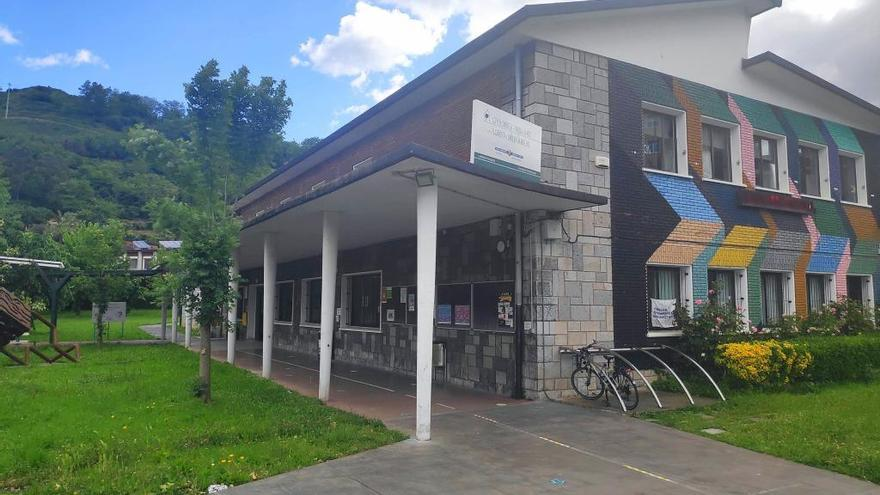
#> input picture DAM2/25-26/Acceso a Datos/2. Eval/AD_Erronka2/E2_T2_Client/src/img/elorfront.jpg, 880 x 495 px
$ python rotate_image.py '../../../../../Acceso a Datos/2. Eval/AD_Erronka2/E2_T2_Client/src/img/elorfront.jpg' 5 out.png
#> lines starting #> are read from the running program, lines starting #| are printed output that depends on the picture
#!/usr/bin/env python3
"""
Herramienta para rotar y voltear imágenes
"""
import sys
from PIL import Image
import os

def rotate_image(input_file, output_file=None, angle=90, flip=None):
    """Rota o voltea una imagen"""
#> called with output_file = 'out.png', angle = 5
    img = Image.open(input_file)
#> img is the input picture: PIL image 880x495 RGB; mean R, G, B 101.6, 114.1, 111.3

    if flip == 'horizontal':
        img = img.transpose(Image.Flip.LEFT_RIGHT)
        operation = "Volteada horizontalmente"
    elif flip == 'vertical':
        img = img.transpose(Image.Flip.TOP_BOTTOM)
        operation = "Volteada verticalmente"
    else:
        img = img.rotate(angle, expand=True)
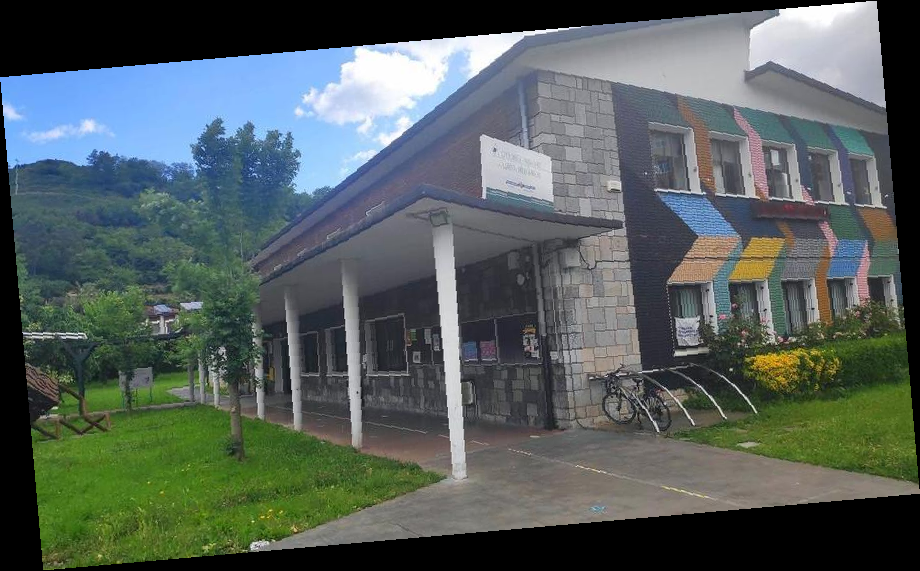
#> img: PIL image 920x571 RGB; mean R, G, B 84.2, 94.6, 92.3
        operation = f"Rotada {angle}°"

    if output_file is None:
        name, ext = os.path.splitext(input_file)
        output_file = f"{name}_rotated{ext}"

    img.save(output_file)
    print(f"✓ {operation}")
    print(f"  Guardada en: {output_file}")

if __name__ == "__main__":
    if len(sys.argv) < 2:
        print("Uso: python rotate_image.py imagen.jpg [angulo] [salida.jpg]")
        print("      python rotate_image.py imagen.jpg --flip horizontal [salida.jpg]")
        sys.exit(1)

    input_img = sys.argv[1]

    if "--flip" in sys.argv:
        flip_dir = sys.argv[sys.argv.index("--flip") + 1]
        output_img = sys.argv[-1] if not sys.argv[-1] in ['horizontal', 'vertical'] else None
        rotate_image(input_img, output_img, flip=flip_dir)
    else:
        angle_val = int(sys.argv[2]) if len(sys.argv) > 2 and sys.argv[2].lstrip('-').isdigit() else 90
        output_img = sys.argv[3] if len(sys.argv) > 3 else None
        rotate_image(input_img, output_img, angle_val)
